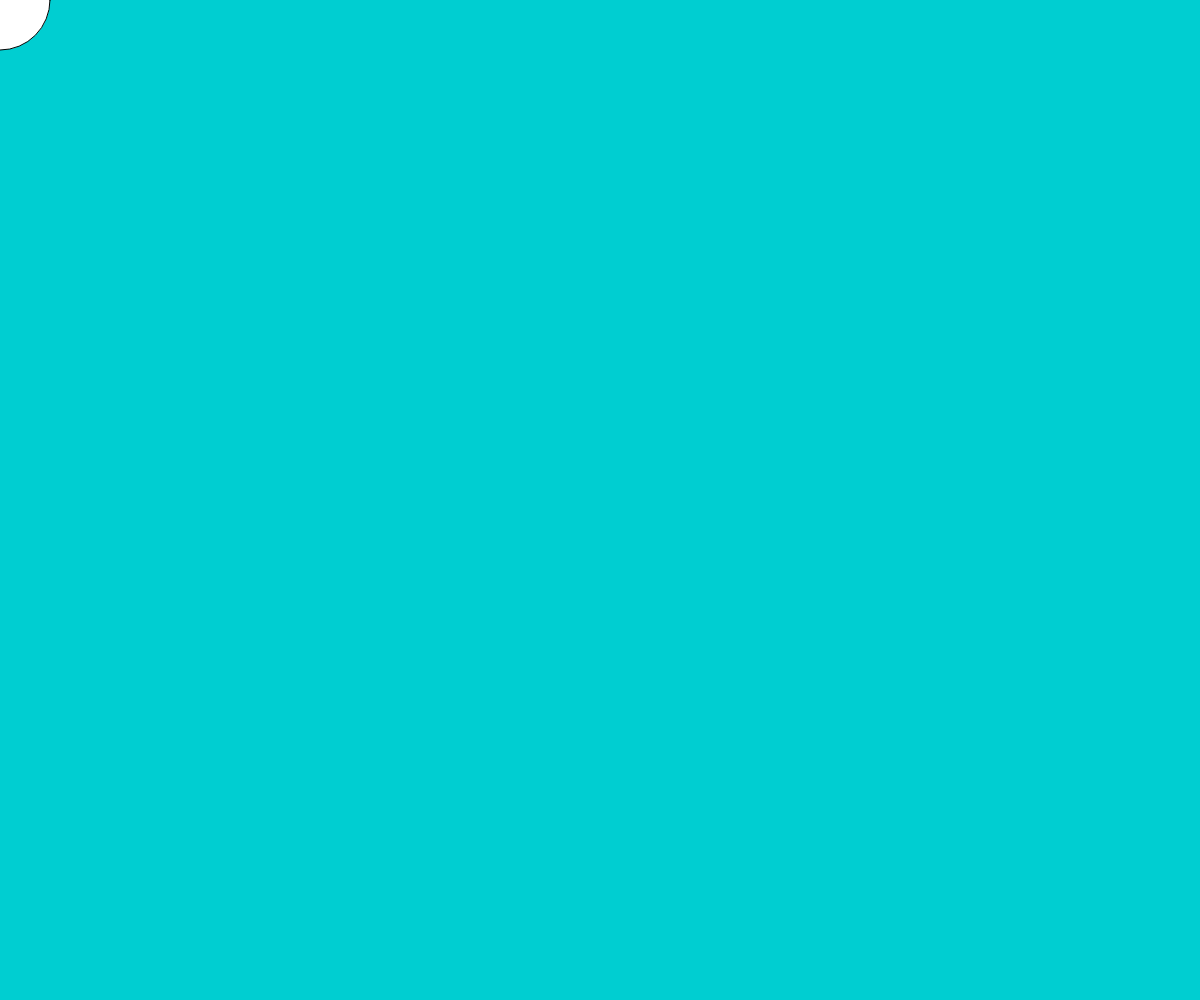
Frame 1 (no input)
Frame 60 (no input): identical to frame 1, image omitted
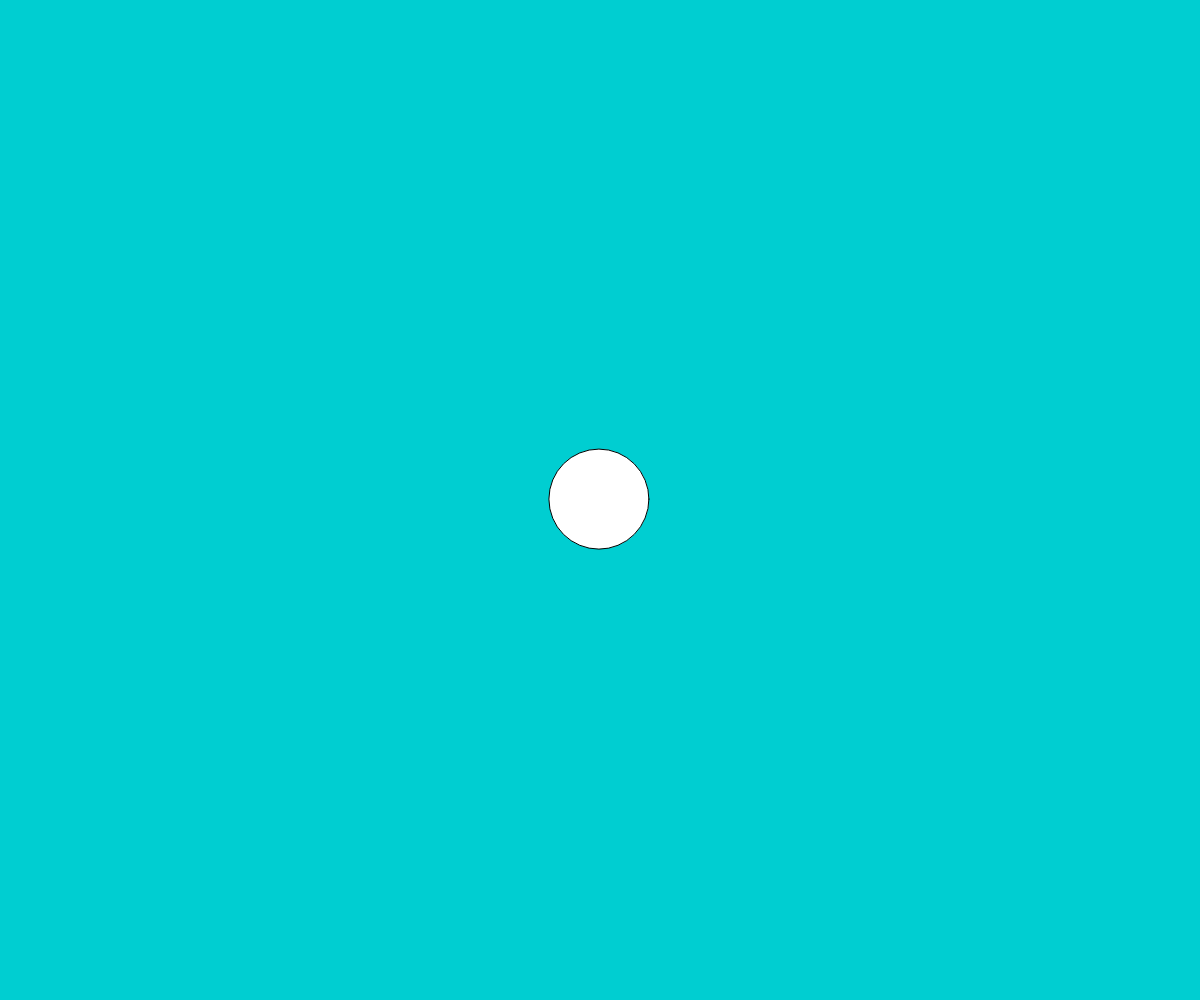
Frame 120 (the mouse pressed at the canvas centre since frame 60)

The p5.js sketch that drew these frames (run headless with seeded random() and noise() and a simulated clock; from frame 60 on, the mouse is pressed at the canvas centre):

// p5.js sketch
// ── sketch.js
let x = 0;
let y = 0;

// ------------------------------------------------------------------
// Code placed in setup() will run once at the beginning
function setup() {
  // Create a new canvas to match the browser size
  createCanvas(windowWidth, windowHeight);  
}

// ------------------------------------------------------------------
// On window resize, update the canvas size
function windowResized() {
  resizeCanvas(windowWidth, windowHeight);
}

// ------------------------------------------------------------------
// Main render loop - code placed in draw() will repeat over and over
function draw() {
  // Place your drawing code here   
  background('DarkTurquoise');

  // easing 
  x += (mouseX - x) * 0.1; 
  y += (mouseY - y) * 0.1; 
  
  // += --> add to the variable 
  // -= --> subtract from a variable    
  // *=, /=  also exist 
  
  circle(x, y, 100);
}
